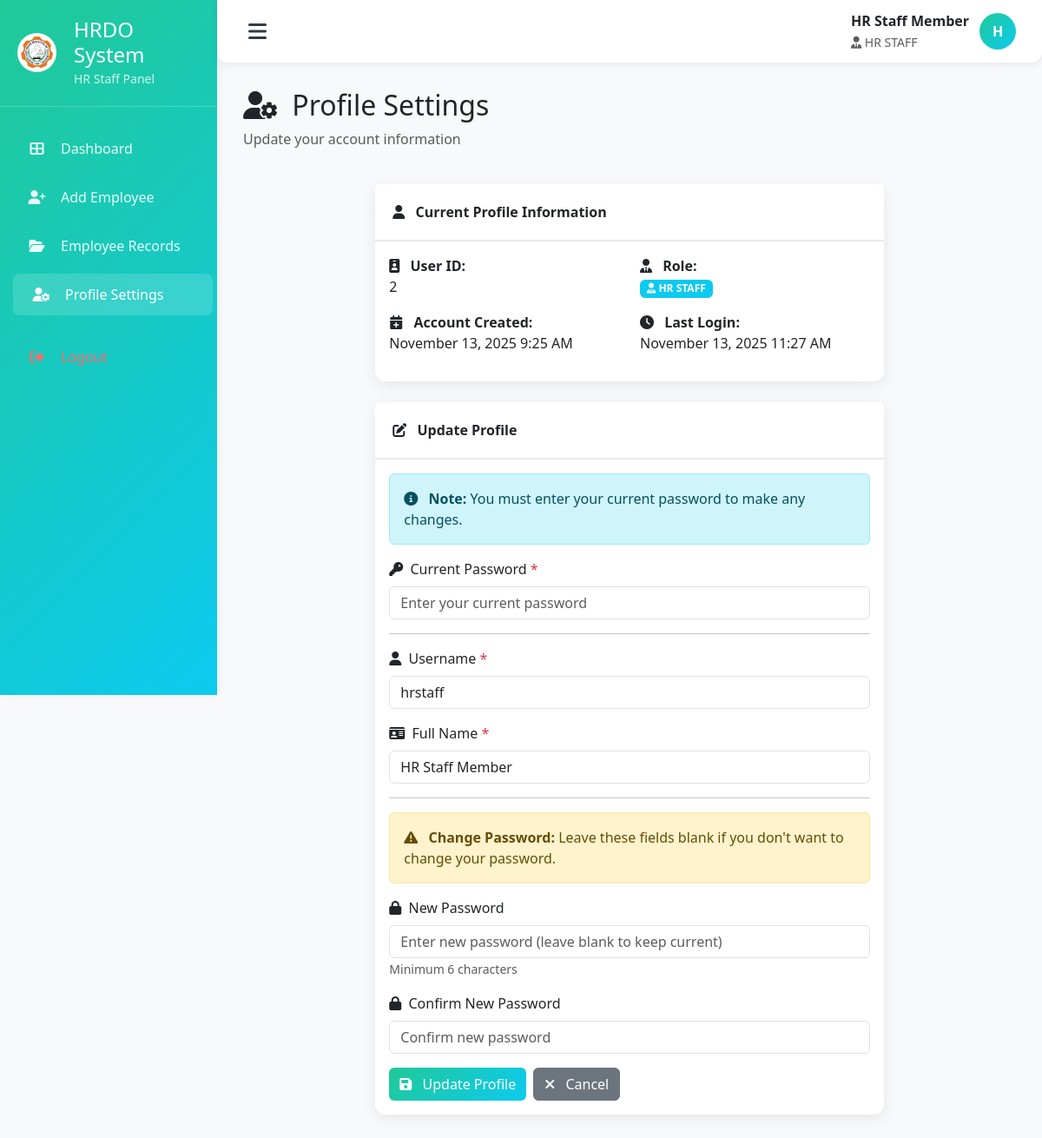
The app's page /hrstaff/profilesettings.php (signed in) with its own data.
### tables this page shows
CREATE TABLE `system_users` (
  `id` int(11) NOT NULL,
  `username` varchar(100) NOT NULL,
  `full_name` varchar(150) NOT NULL,
  `password` varchar(255) NOT NULL,
  `role` enum('Admin','HR STAFF') NOT NULL DEFAULT 'HR STAFF',
  `active` tinyint(1) DEFAULT 1,
  `created_at` timestamp NOT NULL DEFAULT current_timestamp(),
  `updated_at` timestamp NOT NULL DEFAULT current_timestamp() ON UPDATE current_timestamp(),
  `last_login` timestamp NULL DEFAULT NULL
);

### includes/functions.php (called while the page is built, shortened)
<?php
function formatDateTime($datetime) {
    return date('F d, Y g:i A', strtotime($datetime));
}

### hrstaff/profilesettings.php (the view, shortened to what this page needs)
<?php
require_once '../db.php';
require_once '../includes/functions.php';
$stmt = $pdo->prepare("SELECT * FROM system_users WHERE id = ?");
$stmt->execute([$_SESSION['user_id']]);
$user = $stmt->fetch();
include '../components/hrstaffNavigation.php';
?>
<div class="row mb-4">
    <div class="col-12">
        <h2><i class="fas fa-user-cog me-2"></i> Profile Settings</h2>
        <p class="text-muted">Update your account information</p>
    </div>
</div>
<div class="row">
    <div class="col-md-8 mx-auto">
        <div class="card mb-4">
            <div class="card-header">
                <i class="fas fa-user me-2"></i> Current Profile Information
            </div>
            <div class="card-body">
                <div class="row">
                    <div class="col-md-6 mb-3">
                        <strong><i class="fas fa-id-badge me-2"></i> User ID:</strong>
                        <p class="mb-0"><?php echo $user['id']; ?></p>
                    </div>
                    <div class="col-md-6 mb-3">
                        <strong><i class="fas fa-user-tie me-2"></i> Role:</strong>
                        <p class="mb-0">
                            <span class="badge bg-info">
                                <i class="fas fa-user-tie"></i> <?php echo htmlspecialchars($user['role']); ?>
                            </span>
                        </p>
                    </div>
                    <div class="col-md-6 mb-3">
                        <strong><i class="fas fa-calendar-plus me-2"></i> Account Created:</strong>
                        <p class="mb-0"><?php echo formatDateTime($user['created_at']); ?></p>
                    </div>
                    <div class="col-md-6 mb-3">
                        <strong><i class="fas fa-clock me-2"></i> Last Login:</strong>
                        <p class="mb-0"><?php echo $user['last_login'] ? formatDateTime($user['last_login']) : 'Never'; ?></p>
                    </div>
                </div>
            </div>
        </div>
        <div class="card">
            <div class="card-header">
                <i class="fas fa-edit me-2"></i> Update Profile
            </div>
            <div class="card-body">
                <form method="POST">
                    <div class="alert alert-info">
                        <i class="fas fa-info-circle me-2"></i>
                        <strong>Note:</strong> You must enter your current password to make any changes.
                    </div>
                    <div class="mb-3">
                        <label class="form-label">
                            <i class="fas fa-key me-1"></i> Current Password <span class="text-danger">*</span>
                        </label>
                        <input type="password" name="current_password" class="form-control"
                               placeholder="Enter your current password" required>
                    </div>
                    <hr>
                    <div class="mb-3">
                        <label class="form-label">
                            <i class="fas fa-user me-1"></i> Username <span class="text-danger">*</span>
                        </label>
                        <input type="text" name="username" class="form-control"
                               value="<?php echo htmlspecialchars($user['username']); ?>" required>
                    </div>
                    <div class="mb-3">
                        <label class="form-label">
                            <i class="fas fa-id-card me-1"></i> Full Name <span class="text-danger">*</span>
                        </label>
                        <input type="text" name="full_name" class="form-control"
                               value="<?php echo htmlspecialchars($user['full_name']); ?>" required>
                    </div>
                    <hr>
                    <div class="alert alert-warning">
                        <i class="fas fa-exclamation-triangle me-2"></i>
                        <strong>Change Password:</strong> Leave these fields blank if you don't want to change your password.
                    </div>
                    <div class="mb-3">
                        <label class="form-label">
                            <i class="fas fa-lock me-1"></i> New Password
                        </label>
                        <input type="password" name="new_password" class="form-control"
                               placeholder="Enter new password (leave blank to keep current)">
                        <small class="text-muted">Minimum 6 characters</small>
                    </div>
                    <div class="mb-3">
                        <label class="form-label">
                            <i class="fas fa-lock me-1"></i> Confirm New Password
                        </label>
                        <input type="password" name="confirm_password" class="form-control"
                               placeholder="Confirm new password">
                    </div>
                    <div class="d-flex gap-2">
                        <button type="submit" class="btn btn-primary">
                            <i class="fas fa-save me-2"></i> Update Profile
                        </button>
                        <a href="dashboard.php" class="btn btn-secondary">
                            <i class="fas fa-times me-2"></i> Cancel
                        </a>
                    </div>
                </form>
            </div>
        </div>
    </div>
</div>
<?php include '../includes/footer.php'; ?>

### components/hrstaffNavigation.php (style rules this page uses)
:root { --sidebar-width: 250px; --sidebar-collapsed-width: 70px; --primary-color: #20c997; --secondary-color: #0dcaf0; --bg-color: #f8f9fa; --text-color: #343a40; --card-radius: 12px; }
body { font-family: 'Segoe UI', Tahoma, Geneva, Verdana, sans-serif; background-color: var(--bg-color); margin: 0; }
.card { border: none; border-radius: var(--card-radius); box-shadow: 0 4px 18px rgba(0,0,0,0.08); transition: transform 0.2s ease, box-shadow 0.2s ease; }
.card-header { background: #fff; border-bottom: 2px solid #eaeaea; padding: 20px; font-weight: 600; border-radius: var(--card-radius) var(--card-radius) 0 0; }
.btn-primary { background: linear-gradient(135deg, var(--primary-color), var(--secondary-color)); border: none; transition: 0.3s ease; }

### records on screen
system_users: id "2", role "HR STAFF", created_at "November 13, 2025 9:25 AM", last_login "November 13, 2025 11:27 AM", username "hrstaff", full_name "HR Staff Member"

### other values on screen
$_SESSION['full_name'] "HR Staff Member"
$_SESSION['role'] "HR STAFF"
substr($_SESSION['full_name'],0,1) "H"
